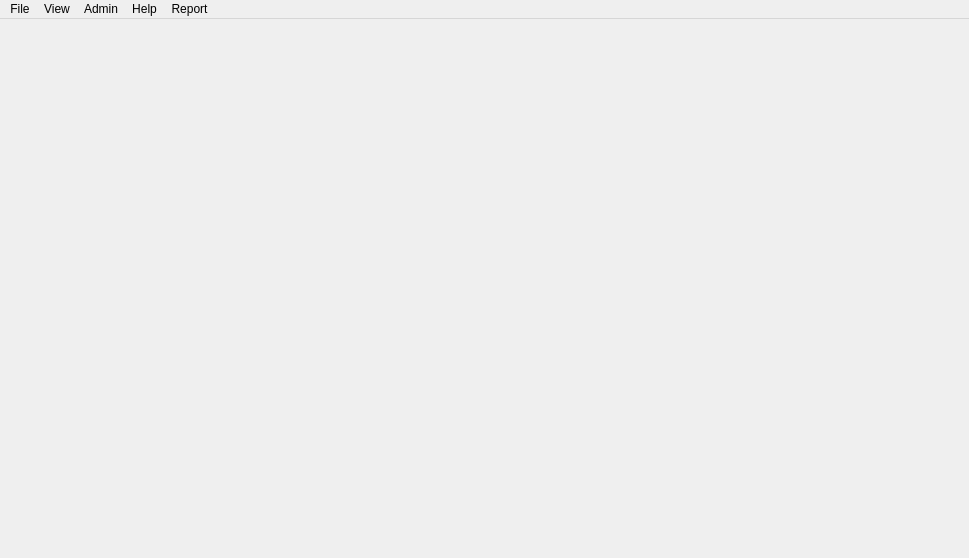
<?xml version="1.0" encoding="UTF-8"?>
<ui version="4.0">
 <class>MapWindow</class>
 <widget class="QMainWindow" name="MapWindow">
  <property name="geometry">
   <rect>
    <x>0</x>
    <y>0</y>
    <width>969</width>
    <height>558</height>
   </rect>
  </property>
  <property name="windowTitle">
   <string>MapWindow</string>
  </property>
  <widget class="QWidget" name="centralWidget">
   <widget class="QLabel" name="mapImg">
    <property name="geometry">
     <rect>
      <x>0</x>
      <y>0</y>
      <width>971</width>
      <height>531</height>
     </rect>
    </property>
    <property name="text">
     <string/>
    </property>
   </widget>
  </widget>
  <widget class="QMenuBar" name="menuBar">
   <property name="geometry">
    <rect>
     <x>0</x>
     <y>0</y>
     <width>969</width>
     <height>25</height>
    </rect>
   </property>
   <widget class="QMenu" name="menuFile">
    <property name="title">
     <string>File</string>
    </property>
    <widget class="QMenu" name="menuSearch">
     <property name="title">
      <string>Search</string>
     </property>
     <widget class="QMenu" name="menuAvailable_Beds">
      <property name="title">
       <string>Available Beds</string>
      </property>
      <addaction name="actionAcute_Care"/>
      <addaction name="separator"/>
      <addaction name="actionComplex_Continuing_Care"/>
      <addaction name="separator"/>
      <addaction name="actionLong_Term_Care"/>
     </widget>
     <addaction name="menuAvailable_Beds"/>
    </widget>
    <addaction name="menuSearch"/>
    <addaction name="separator"/>
    <addaction name="actionLogout"/>
   </widget>
   <widget class="QMenu" name="menuView">
    <property name="title">
     <string>View</string>
    </property>
    <widget class="QMenu" name="menuFacility">
     <property name="title">
      <string>Facility</string>
     </property>
     <addaction name="actionHospital"/>
     <addaction name="separator"/>
     <addaction name="actionNursing_Home"/>
    </widget>
    <widget class="QMenu" name="menuZoom">
     <property name="title">
      <string>Zoom</string>
     </property>
     <addaction name="actionZoom_In"/>
     <addaction name="separator"/>
     <addaction name="actionZoom_Out"/>
    </widget>
    <addaction name="menuFacility"/>
    <addaction name="separator"/>
    <addaction name="actionFull_Screen"/>
    <addaction name="separator"/>
    <addaction name="menuZoom"/>
   </widget>
   <widget class="QMenu" name="menuHelp">
    <property name="title">
     <string>Help</string>
    </property>
    <addaction name="actionAbout"/>
    <addaction name="actionFacilityView"/>
   </widget>
   <widget class="QMenu" name="menuAdmin">
    <property name="title">
     <string>Admin</string>
    </property>
    <addaction name="actionAdd_newUser"/>
    <addaction name="separator"/>
    <addaction name="actionCreate_Facility"/>
   </widget>
   <widget class="QMenu" name="menuGenReport">
    <property name="title">
     <string>Report</string>
    </property>
    <addaction name="actionGen"/>
   </widget>
   <addaction name="menuFile"/>
   <addaction name="menuView"/>
   <addaction name="menuAdmin"/>
   <addaction name="menuHelp"/>
   <addaction name="menuGenReport"/>
  </widget>
  <action name="actionAbout">
   <property name="text">
    <string>About</string>
   </property>
  </action>
  <action name="actionHospital">
   <property name="text">
    <string>Hospital</string>
   </property>
  </action>
  <action name="actionNursing_Home">
   <property name="text">
    <string>Nursing Home</string>
   </property>
  </action>
  <action name="actionFull_Screen">
   <property name="text">
    <string>Full Screen</string>
   </property>
  </action>
  <action name="actionZoom_In">
   <property name="text">
    <string>Zoom In</string>
   </property>
  </action>
  <action name="actionZoom_Out">
   <property name="text">
    <string>Zoom Out</string>
   </property>
  </action>
  <action name="actionOn">
   <property name="text">
    <string>On</string>
   </property>
  </action>
  <action name="actionOff">
   <property name="text">
    <string>Off</string>
   </property>
  </action>
  <action name="actionLogout">
   <property name="text">
    <string>Logout</string>
   </property>
  </action>
  <action name="actionAcute_Care">
   <property name="text">
    <string>Acute Care</string>
   </property>
  </action>
  <action name="actionComplex_Continuing_Care">
   <property name="text">
    <string>Complex Continuing Care</string>
   </property>
  </action>
  <action name="actionLong_Term_Care">
   <property name="text">
    <string>Long Term Care</string>
   </property>
  </action>
  <action name="actionAdd_newUser">
   <property name="text">
    <string>Create User</string>
   </property>
  </action>
  <action name="actionDelete_User">
   <property name="text">
    <string>Delete User</string>
   </property>
  </action>
  <action name="actionCreate_Facility">
   <property name="text">
    <string>Create Facility</string>
   </property>
  </action>
  <action name="actionDelete_Facility">
   <property name="text">
    <string>Delete Facility</string>
   </property>
  </action>
  <action name="actionFacilityView">
   <property name="text">
    <string>FacilityView</string>
   </property>
  </action>
  <action name="actionGen">
   <property name="text">
    <string>Gen</string>
   </property>
  </action>
 </widget>
 <layoutdefault spacing="6" margin="11"/>
 <resources/>
 <connections/>
</ui>
